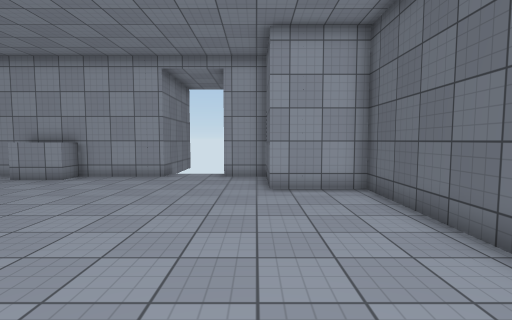
view 1 (above)

14 first-person views from a walk through a scene from a Unity 3-D project. The camera is 1.5 m above the floor, tilts 4° down and sees 85° across. The floor is counted in squares, 1 m on a side. Each view is taken from the middle of a square. On the plan, view 1 faces up. The plan holds only what a view shows up to about 14 squares ahead; the rest is blank. The place goes on beyond the plan. The player character is not drawn. Surface patterns are stand-ins for the level's own textures.

view 2
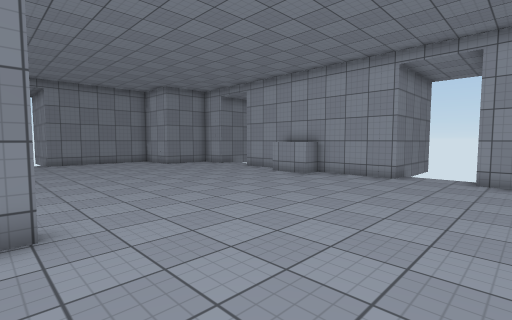

view 3
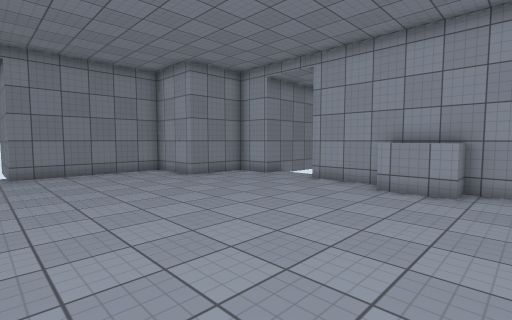

view 4
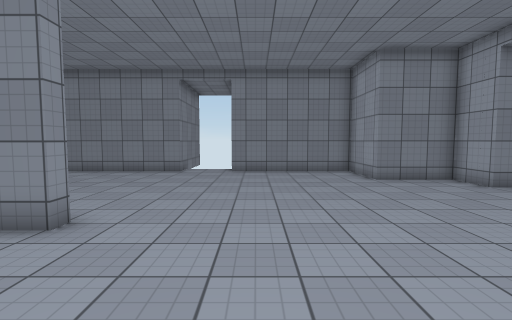

view 5
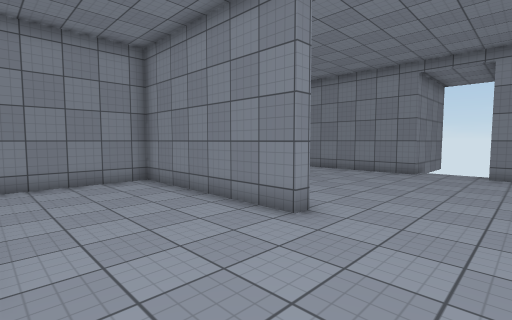

view 6
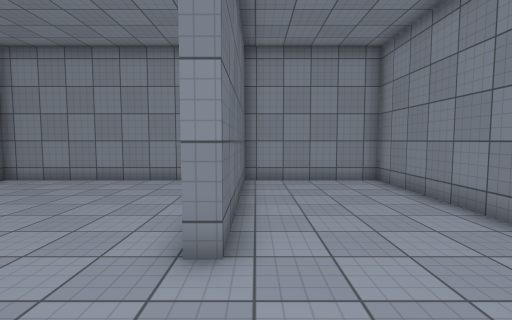

view 7
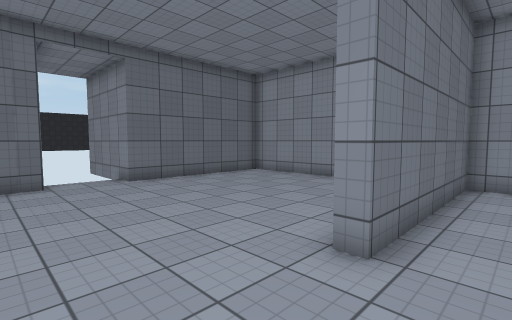

view 8
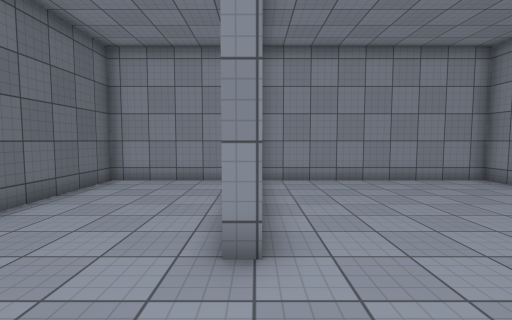

view 9
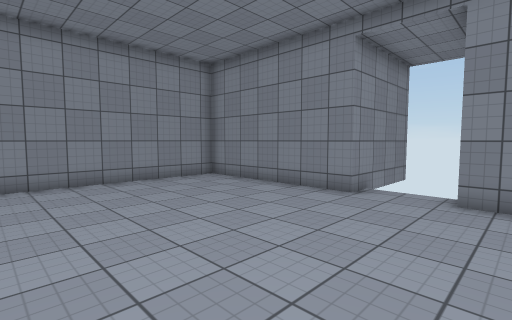

view 10
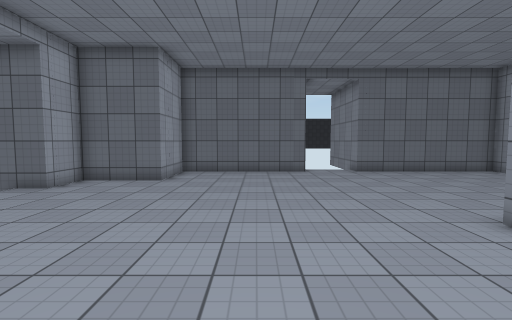

view 11
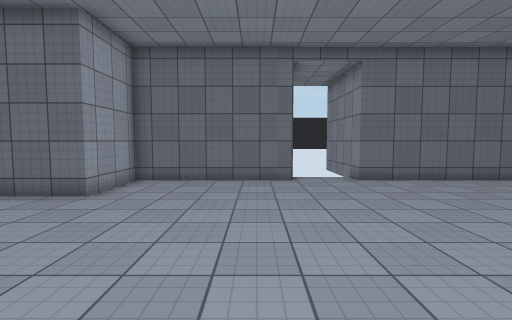

view 12
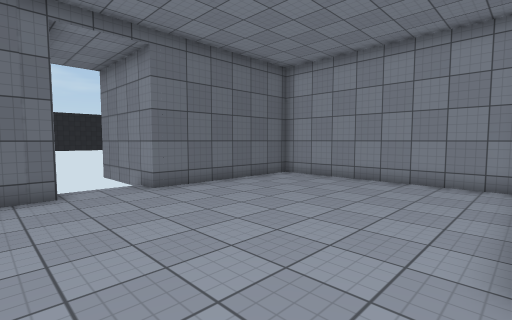

view 13
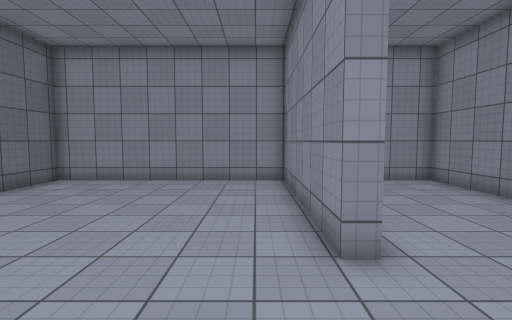

view 14
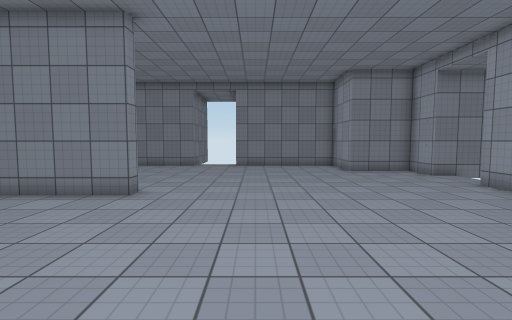

### Floor plan
Points are (right, up) in squares from view 1. A wall is a line through its corners. A room is listed if a view was taken in it or the views show most of it. See-through windows are left out.
Room 1 (views 1, 2, 3, 4, 5, 6, 7, 8, 9, 10, 11, 12, 13, 14)
walls: (-11.1, 0.6) (-10.6, 0.6) (-10.6, -6.4) (-5.6, -6.4) (-5.6, 0.6) (-5.1, 0.6) (-5.1, -6.4) (3.3, -6.4) (3.4, 0.1) (5.5, 0.1); (-7.3, 11.6) (-7.3, 10.6) (-9.4, 10.6); (3.4, 2.5) (3.4, 8.5) (0.4, 8.5) (0.4, 11.6) (-1.3, 11.6) (-1.3, 13); (-3.8, 13.5) (-3.8, 11.6) (-12.4, 11.6); (-14.8, 13.5) (-14.8, 11.6) (-16.6, 11.6) (-16.6, 8.5) (-19.6, 8.5) (-19.6, 2.8) (-21.5, 2.8); (-21.5, 0.3) (-19.6, 0.3) (-19.6, -6.4) (-11.2, -6.4)

Where each view was taken, in squares from view 1:
view 1: 0 up, 0 right, facing up
view 2: 0 up, 0 right, facing up-left
view 3: 2 up, 6 left, facing up-left
view 4: 4 up, 6 left, facing left
view 5: 4 up, 6 left, facing down-left
view 6: 4 up, 6 left, facing down
view 7: 4 up, 7 left, facing down-right
view 8: 4 up, 11 left, facing down
view 9: 4 up, 12 left, facing down-left
view 10: 5 up, 10 left, facing right
view 11: 4 up, 7 left, facing right
view 12: 4 up, 5 left, facing down-right
view 13: 4 up, 4 left, facing down
view 14: 4 up, 3 left, facing left
